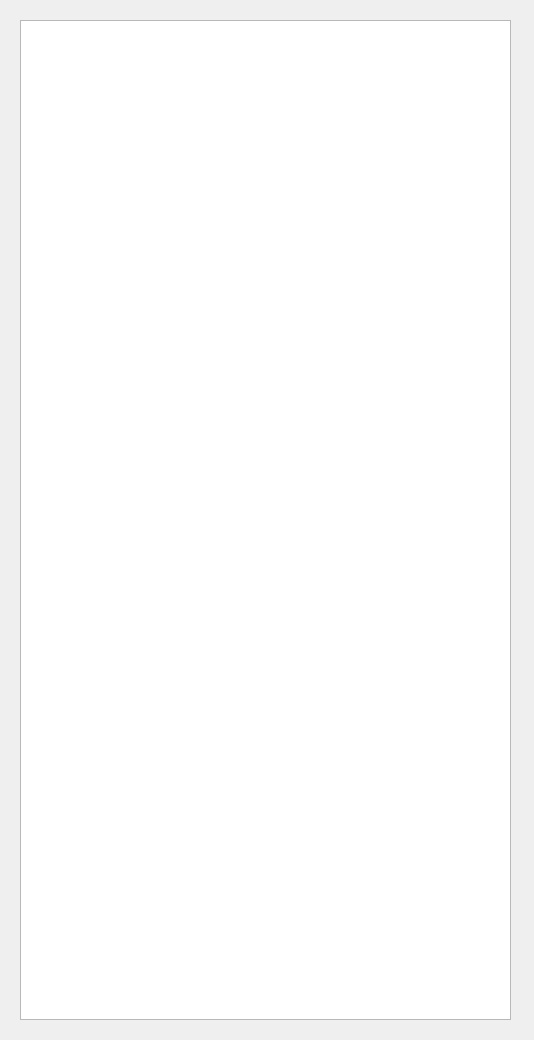
<?xml version="1.0" encoding="UTF-8"?>
<ui version="4.0">
 <class>ControStatusDialog</class>
 <widget class="QDialog" name="ControStatusDialog">
  <property name="geometry">
   <rect>
    <x>0</x>
    <y>0</y>
    <width>534</width>
    <height>1040</height>
   </rect>
  </property>
  <property name="windowTitle">
   <string>Dialog</string>
  </property>
  <widget class="QTableView" name="tableView">
   <property name="geometry">
    <rect>
     <x>20</x>
     <y>20</y>
     <width>491</width>
     <height>1000</height>
    </rect>
   </property>
   <property name="styleSheet">
    <string notr="true"/>
   </property>
  </widget>
 </widget>
 <resources/>
 <connections/>
</ui>
